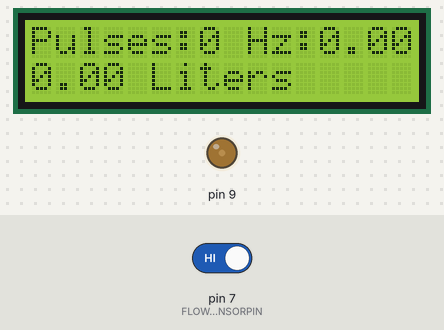
Recording of a sketch running on a simulated Arduino Uno, built with avr-gcc and run on an emulated ATmega328P. On the bench: 16×2 character LCD, output pins drawn as LEDs (lit = HIGH). The test bench sets the inputs (shaded band); at power-on: pin 7 (FLOWSENSORPIN) HIGH. What the sketch prints to the serial monitor is not drawn.

Above: at 1.2 s.
1.3 s: pin 7 (FLOWSENSORPIN) driven LOW
At 1.7 s:
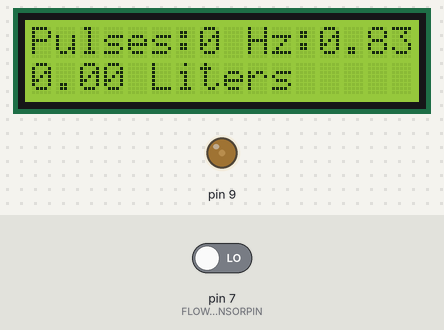
2.8 s: pin 7 (FLOWSENSORPIN) driven HIGH
At 3.8 s:
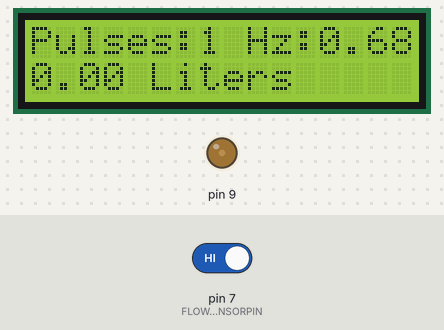
Timing chart, 0 to 5.8 s (numbered marks = the images above; inputs shaded):
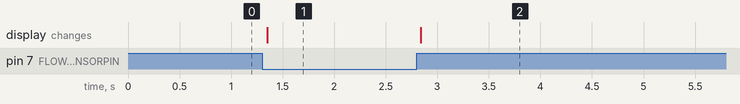

Measured:
- after the input at 1.3 s, the display: changes after 0.05 s (image 1)
- after the input at 2.8 s, the display: changes at once (image 2)

The sketch:

Adafruit-Flow-Meter.ino
```cpp
#include "LiquidCrystal.h"
LiquidCrystal lcd(12, 11, 5, 4, 3, 2);


// which pin to use for reading the sensor? can use any pin!
#define FLOWSENSORPIN 7

// count how many pulses!
volatile uint16_t pulses = 0;
// track the state of the pulse pin
volatile uint8_t lastflowpinstate;
// you can try to keep time of how long it is between pulses
volatile uint32_t lastflowratetimer = 0;
// and use that to calculate a flow rate
volatile float flowrate;
// Interrupt is called once a millisecond, looks for any pulses from the sensor!
SIGNAL(TIMER0_COMPA_vect) {
  uint8_t x = digitalRead(FLOWSENSORPIN);

  if (x == lastflowpinstate) {
    lastflowratetimer++;
    return; // nothing changed!
  }

  if (x == HIGH) {
    //low to high transition!
    pulses++;
  }
  lastflowpinstate = x;
  flowrate = 1000.0;
  flowrate /= lastflowratetimer;  // in hertz
  lastflowratetimer = 0;
}

void useInterrupt(boolean v) {
  if (v) {
    // Timer0 is already used for millis() - we'll just interrupt somewhere
    // in the middle and call the "Compare A" function above
    OCR0A = 0xAF;
    TIMSK0 |= _BV(OCIE0A);
  } else {
    // do not call the interrupt function COMPA anymore
    TIMSK0 &= ~_BV(OCIE0A);
  }
}

void setup() {
   Serial.begin(9600);
   Serial.print("Flow sensor test!");
   lcd.begin(16, 2);
   pinMode(9, OUTPUT);
   analogWrite(9, 50);

   pinMode(FLOWSENSORPIN, INPUT);
   digitalWrite(FLOWSENSORPIN, HIGH);
   lastflowpinstate = digitalRead(FLOWSENSORPIN);
   useInterrupt(true);
}

void loop()                     // run over and over again
{
  lcd.setCursor(0, 0);
  lcd.print("Pulses:"); lcd.print(pulses, DEC);
  lcd.print(" Hz:");
  lcd.print(flowrate);
  //lcd.print(flowrate);
  Serial.print("Freq: "); Serial.println(flowrate);
  Serial.print("Pulses: "); Serial.println(pulses, DEC);

  // if a plastic sensor use the following calculation
  // Sensor Frequency (Hz) = 7.5 * Q (Liters/min)
  // Liters = Q * time elapsed (seconds) / 60 (seconds/minute)
  // Liters = (Frequency (Pulses/second) / 7.5) * time elapsed (seconds) / 60
  // Liters = Pulses / (7.5 * 60)
  float liters = pulses;
  liters /= 7.5;
  liters /= 60.0;

/*
  // if a brass sensor use the following calculation
  float liters = pulses;
  liters /= 8.1;
  liters -= 6;
  liters /= 60.0;
*/
  Serial.print(liters); Serial.println(" Liters");
  lcd.setCursor(0, 1);
  lcd.print(liters); lcd.print(" Liters        ");

  delay(100);
}
```
